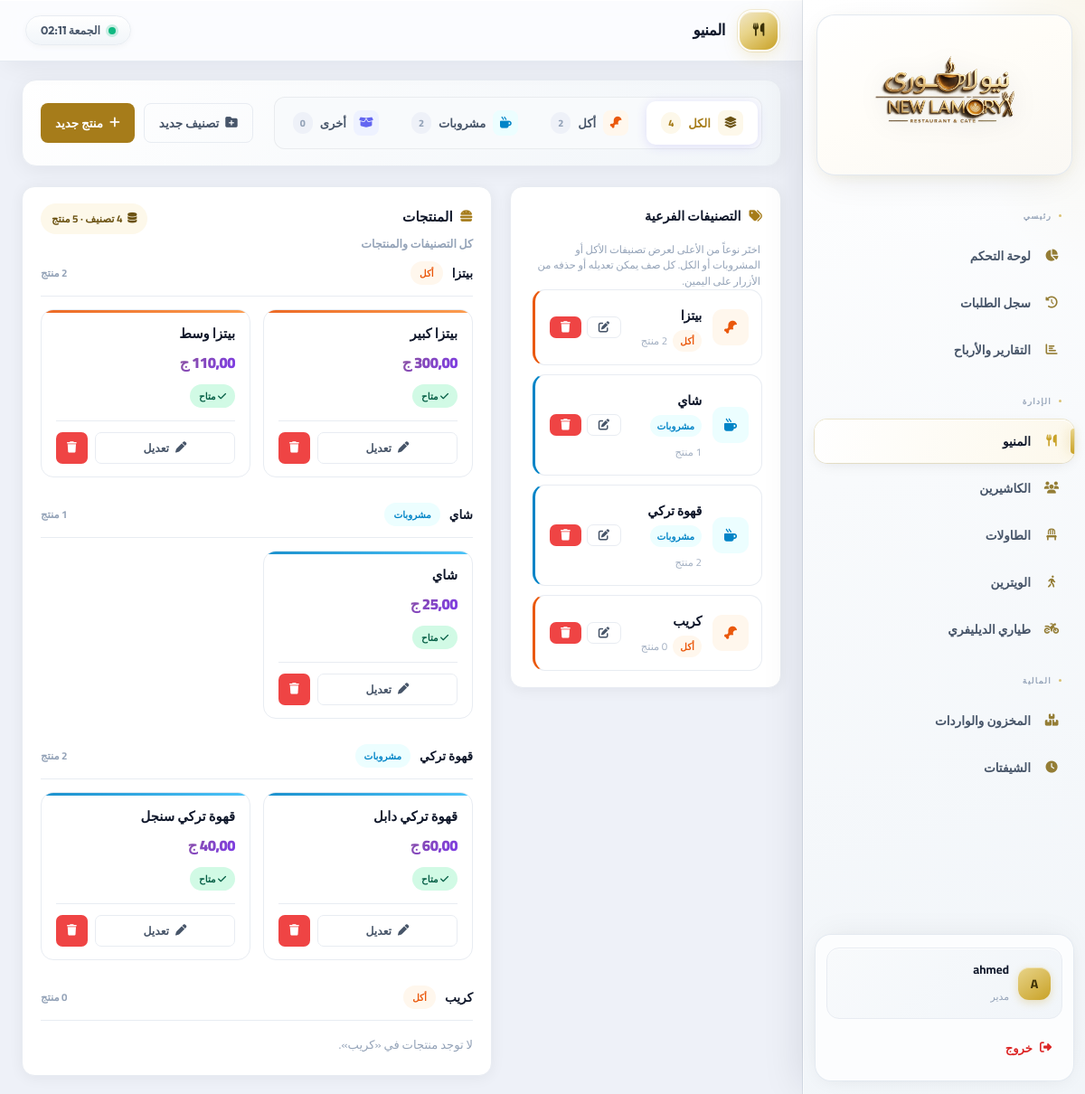
The page /admin-panel/menu/ (signed in) on the database its author committed.
### pos/models.py (models this page shows, shortened)
class Category(models.Model):
    TYPE_CHOICES = [('food','أكل'),('drink','مشروبات'),('other','أخرى')]
    name          = models.CharField(max_length=100, verbose_name='الاسم')
    category_type = models.CharField(max_length=10, choices=TYPE_CHOICES, default='other', verbose_name='النوع')
    order         = models.PositiveIntegerField(default=0, verbose_name='الترتيب')
    is_active     = models.BooleanField(default=True, verbose_name='نشط')
    class Meta:
        verbose_name='تصنيف'; verbose_name_plural='التصنيفات'; ordering=['order','name']

class MenuItem(models.Model):
    category     = models.ForeignKey(Category, on_delete=models.CASCADE, related_name='items', verbose_name='التصنيف')
    name         = models.CharField(max_length=200, verbose_name='الاسم')
    price        = models.DecimalField(max_digits=8, decimal_places=2, verbose_name='السعر')
    is_available = models.BooleanField(default=True, verbose_name='متاح')
    order        = models.PositiveIntegerField(default=0, verbose_name='الترتيب')
    description  = models.TextField(blank=True, verbose_name='الوصف')
    class Meta:
        verbose_name='منتج'; verbose_name_plural='المنتجات'; ordering=['order','name']

### pos/admin_views.py (the view)
# urls.py: path('admin-panel/menu/',                admin_views.menu_list,           name='admin_menu'),
@admin_required
def menu_list(request):
    categories = list(
        Category.objects.prefetch_related('items').order_by('order', 'name')
    )
    menu_stats = {
        'all': {'categories': 0, 'items': 0},
        'food': {'categories': 0, 'items': 0},
        'drink': {'categories': 0, 'items': 0},
        'other': {'categories': 0, 'items': 0},
    }
    for c in categories:
        n_items = len(c.items.all())
        menu_stats['all']['categories'] += 1
        menu_stats['all']['items'] += n_items
        t = c.category_type
        if t in menu_stats:
            menu_stats[t]['categories'] += 1
            menu_stats[t]['items'] += n_items
    return render(
        request,
        'pos/admin/menu.html',
        {'categories': categories, 'menu_stats': menu_stats},
    )

### pos/admin_views.py (called while the page is built)
def admin_required(view_func):
    decorated = login_required(user_passes_test(lambda u: u.is_staff)(view_func))
    return decorated

### templates/pos/admin/menu.html (shortened to what this page needs)
{% extends 'pos/admin/base.html' %}
{% block page_icon %}<i class="fas fa-utensils"></i>{% endblock %}
{% block page_title %}المنيو{% endblock %}
{% block content %}
<div class="menu-page" id="menuAdminPage">
  <div class="menu-toolbar">
    <div class="type-switch" role="tablist" aria-label="تصفية حسب النوع الأساسي">
      <button type="button" class="type-tab active" data-filter="all" role="tab" aria-selected="true" id="tab-all">
        <span class="tt-ico"><i class="fas fa-layer-group"></i></span>
        <span>الكل</span>
        <span class="tt-count" data-stat="all-cats">{{ menu_stats.all.categories }}</span>
      </button>
      <button type="button" class="type-tab" data-filter="food" role="tab" aria-selected="false" id="tab-food">
        <span class="tt-ico"><i class="fas fa-drumstick-bite"></i></span>
        <span>أكل</span>
        <span class="tt-count" data-stat="food-cats">{{ menu_stats.food.categories }}</span>
      </button>
      <button type="button" class="type-tab" data-filter="drink" role="tab" aria-selected="false" id="tab-drink">
        <span class="tt-ico"><i class="fas fa-mug-hot"></i></span>
        <span>مشروبات</span>
        <span class="tt-count" data-stat="drink-cats">{{ menu_stats.drink.categories }}</span>
      </button>
      <button type="button" class="type-tab" data-filter="other" role="tab" aria-selected="false" id="tab-other">
        <span class="tt-ico"><i class="fas fa-box-open"></i></span>
        <span>أخرى</span>
        <span class="tt-count" data-stat="other-cats">{{ menu_stats.other.categories }}</span>
      </button>
    </div>
    <div class="menu-toolbar-actions">
      <a href="{% url 'admin_cat_add' %}" class="btn btn-out"><i class="fas fa-folder-plus"></i> تصنيف جديد</a>
      <a href="{% url 'admin_item_add' %}" class="btn btn-pri"><i class="fas fa-plus"></i> منتج جديد</a>
    </div>
  </div>
  <div class="menu-layout">
    <div class="menu-side">
      <div class="card">
        <div class="card-hdr"><span><i class="fas fa-tags"></i> التصنيفات الفرعية</span></div>
        <p class="menu-side-hint">اختَر نوعاً من الأعلى لعرض تصنيفات الأكل أو المشروبات أو الكل. كل صف يمكن تعديله أو حذفه من الأزرار على اليمين.</p>
        <div class="cat-list" id="adminCatList">
        {% for cat in categories %}
        <div class="cat-row" data-primary-type="{{ cat.category_type }}">
          <div class="cat-badge cat-{{ cat.category_type }}">
            {% if cat.category_type == 'food' %}<i class="fas fa-drumstick-bite"></i>
            {% elif cat.category_type == 'drink' %}<i class="fas fa-mug-hot"></i>
            {% else %}<i class="fas fa-box-open"></i>{% endif %}
          </div>
          <div style="flex:1;min-width:0">
            <div class="cat-name">{{ cat.name }}</div>
            <div class="cat-meta">
              {% if cat.category_type == 'food' %}<span class="cat-pill p-food">أكل</span>
              {% elif cat.category_type == 'drink' %}<span class="cat-pill p-drink">مشروبات</span>
              {% else %}<span class="cat-pill p-other">أخرى</span>{% endif %}
              <span class="cat-count-dir">{{ cat.items.all|length }} منتج</span>
            </div>
          </div>
          <div class="cat-actions">
            <a href="{% url 'admin_cat_edit' cat.pk %}" class="btn btn-out btn-sm" title="تعديل"><i class="fas fa-edit"></i></a>
            <button type="button" class="btn btn-dan btn-sm" onclick="deleteCat({{ cat.pk }})" title="حذف"><i class="fas fa-trash"></i></button>
          </div>
        </div>
        {% empty %}
        <p style="color:var(--muted);text-align:center;padding:24px 12px">مفيش تصنيفات بعد. أضف تصنيفاً من الزر أعلاه.</p>
        {% endfor %}
        </div>
      </div>
    </div>
    <div class="menu-main">
      <div class="card">
        <div class="menu-main-hdr">
          <div>
            <h2><i class="fas fa-burger"></i> المنتجات</h2>
            <p class="menu-subtitle" id="menuProductsSubtitle">كل التصنيفات والمنتجات</p>
          </div>
          <span class="menu-live-chip" id="menuProductsChip"><i class="fas fa-database"></i> <span id="menuProductsChipText">{{ menu_stats.all.categories }} تصنيف · {{ menu_stats.all.items }} منتج</span></span>
        </div>
        {% for cat in categories %}
        <div class="menu-cat-block" data-primary-type="{{ cat.category_type }}">
          <div class="cat-section-hdr">
            <div class="cat-section-title">
              {{ cat.name }}
              {% if cat.category_type == 'food' %}<span class="mini-type p-food">أكل</span>
              {% elif cat.category_type == 'drink' %}<span class="mini-type p-drink">مشروبات</span>
              {% else %}<span class="mini-type p-other">أخرى</span>{% endif %}
            </div>
            <span class="cat-section-count">{{ cat.items.all|length }} منتج</span>
          </div>
          <div class="items-grid">
            {% for item in cat.items.all %}
            <div class="item-card {% if not item.is_available %}unavail{% endif %}" data-primary-type="{{ cat.category_type }}">
              <div class="item-name">{{ item.name }}</div>
              <div class="item-price">{{ item.price }} ج</div>
              <div class="item-cat">
                {% if not item.is_available %}<span class="badge b-war" style="font-size:.65rem"><i class="fas fa-ban"></i> غير متاح</span>
                {% else %}<span class="badge b-suc" style="font-size:.65rem"><i class="fas fa-check"></i> متاح</span>{% endif %}
              </div>
              <div class="item-actions">
                <a href="{% url 'admin_item_edit' item.pk %}" class="btn btn-out btn-sm" style="flex:1;justify-content:center"><i class="fas fa-pen"></i> تعديل</a>
                <button type="button" class="btn btn-dan btn-sm" onclick="deleteItem({{ item.pk }})"><i class="fas fa-trash"></i></button>
              </div>
            </div>
            {% empty %}
            <p style="color:var(--muted);font-size:.82rem;grid-column:1/-1">لا توجد منتجات في «{{ cat.name }}».</p>
            {% endfor %}
          </div>
        </div>
        {% empty %}
        <p style="color:var(--muted);text-align:center;padding:32px">مفيش منتجات. أضف تصنيفاً ثم منتجات.</p>
        {% endfor %}
      </div>
    </div>
  </div>
</div>
{% endblock %}

### templates/pos/admin/base.html (shortened to what this page needs)
{% load static %}
<!DOCTYPE html>
<html lang="ar" dir="rtl">
<head>
<link rel="stylesheet" href="https://cdnjs.cloudflare.com/ajax/libs/font-awesome/6.5.0/css/all.min.css">
</head>
<body>
<aside class="sb">
  <div class="sb-logo">
    <img class="sb-brand-img" src="{% static 'img/logo.png' %}" width="380" height="152" alt="">
  </div>
  <nav class="sb-nav">
    <div class="sb-sec">رئيسي</div>
    <a href="{% url 'admin_dashboard' %}" class="sb-a {% if request.resolver_match.url_name == 'admin_dashboard' %}active{% endif %}">
      <i class="fas fa-chart-pie"></i> لوحة التحكم
    </a>
    <a href="{% url 'admin_history' %}" class="sb-a {% if 'history' in request.resolver_match.url_name %}active{% endif %}">
      <i class="fas fa-clock-rotate-left"></i> سجل الطلبات
    </a>
    <a href="{% url 'admin_reports' %}" class="sb-a {% if 'reports' in request.resolver_match.url_name %}active{% endif %}">
      <i class="fas fa-chart-bar"></i> التقارير والأرباح
    </a>
    <div class="sb-sec">الإدارة</div>
    <a href="{% url 'admin_menu' %}" class="sb-a {% if 'menu' in request.resolver_match.url_name %}active{% endif %}">
      <i class="fas fa-utensils"></i> المنيو
    </a>
    <a href="{% url 'admin_cashiers' %}" class="sb-a {% if 'cashier' in request.resolver_match.url_name %}active{% endif %}">
      <i class="fas fa-users"></i> الكاشيرين
    </a>
    <a href="{% url 'admin_tables' %}" class="sb-a {% if 'table' in request.resolver_match.url_name %}active{% endif %}">
      <i class="fas fa-chair"></i> الطاولات
    </a>
    <a href="{% url 'admin_waiters' %}" class="sb-a {% if 'waiter' in request.resolver_match.url_name %}active{% endif %}">
      <i class="fas fa-person-walking"></i> الويترين
    </a>
    <a href="{% url 'admin_drivers' %}" class="sb-a {% if 'driver' in request.resolver_match.url_name %}active{% endif %}">
      <i class="fas fa-motorcycle"></i> طياري الديليفري
    </a>
    <div class="sb-sec">المالية</div>
    <a href="{% url 'admin_inventory' %}" class="sb-a {% if 'inventory' in request.resolver_match.url_name %}active{% endif %}">
      <i class="fas fa-boxes-stacked"></i> المخزون والواردات
    </a>
    <a href="{% url 'admin_shifts' %}" class="sb-a {% if 'shift' in request.resolver_match.url_name %}active{% endif %}">
      <i class="fas fa-clock"></i> الشيفتات
    </a>
  </nav>
  <div class="sb-foot">
    <div class="sb-user">
      <div class="sb-av">{{ request.user.username|first|upper }}</div>
      <div class="sb-ui">
        <strong>{{ request.user.get_full_name|default:request.user.username }}</strong>
        <span>مدير</span>
      </div>
    </div>
    <a href="{% url 'logout' %}" class="sb-out"><i class="fas fa-sign-out-alt"></i> خروج</a>
  </div>
</aside>
<main class="main">
  <header class="topbar">
    <div class="topbar-l">
      <div class="pg-icon">{% block page_icon %}<i class="fas fa-home"></i>{% endblock %}</div>
      <span class="pg-title">{% block page_title %}{% endblock %}</span>
    </div>
    <div class="clock-c"><span class="clk-dot"></span><span id="clk">--:--</span></div>
  </header>
  <div class="content">
    {% block content %}{% endblock %}
  </div>
</main>
</body>
</html>

### rows shown on the page
Category: category_type "food" (drawn), name "بيتزا", items.all|length "2"
Category: category_type "drink" (drawn), name "شاي"
Category: category_type "drink" (drawn), name "قهوة تركي", items.all|length "2"
Category: category_type "food" (drawn), name "كريب", items.all|length "0"
MenuItem: name "بيتزا كبير", is_available True (drawn)
MenuItem: name "بيتزا وسط", is_available True (drawn)
MenuItem: name "شاي", is_available True (drawn)
MenuItem: name "قهوة تركي دابل", is_available True (drawn)
MenuItem: name "قهوة تركي سنجل", is_available True (drawn)

### other values the page prints
{{ request.user.username|first|upper }} "A"
{{ request.user.get_full_name|default:request.user.username }} "ahmed"
{{ menu_stats.all.categories }} "4"
{{ menu_stats.food.categories }} "2"
{{ menu_stats.drink.categories }} "2"
{{ menu_stats.other.categories }} "0"
